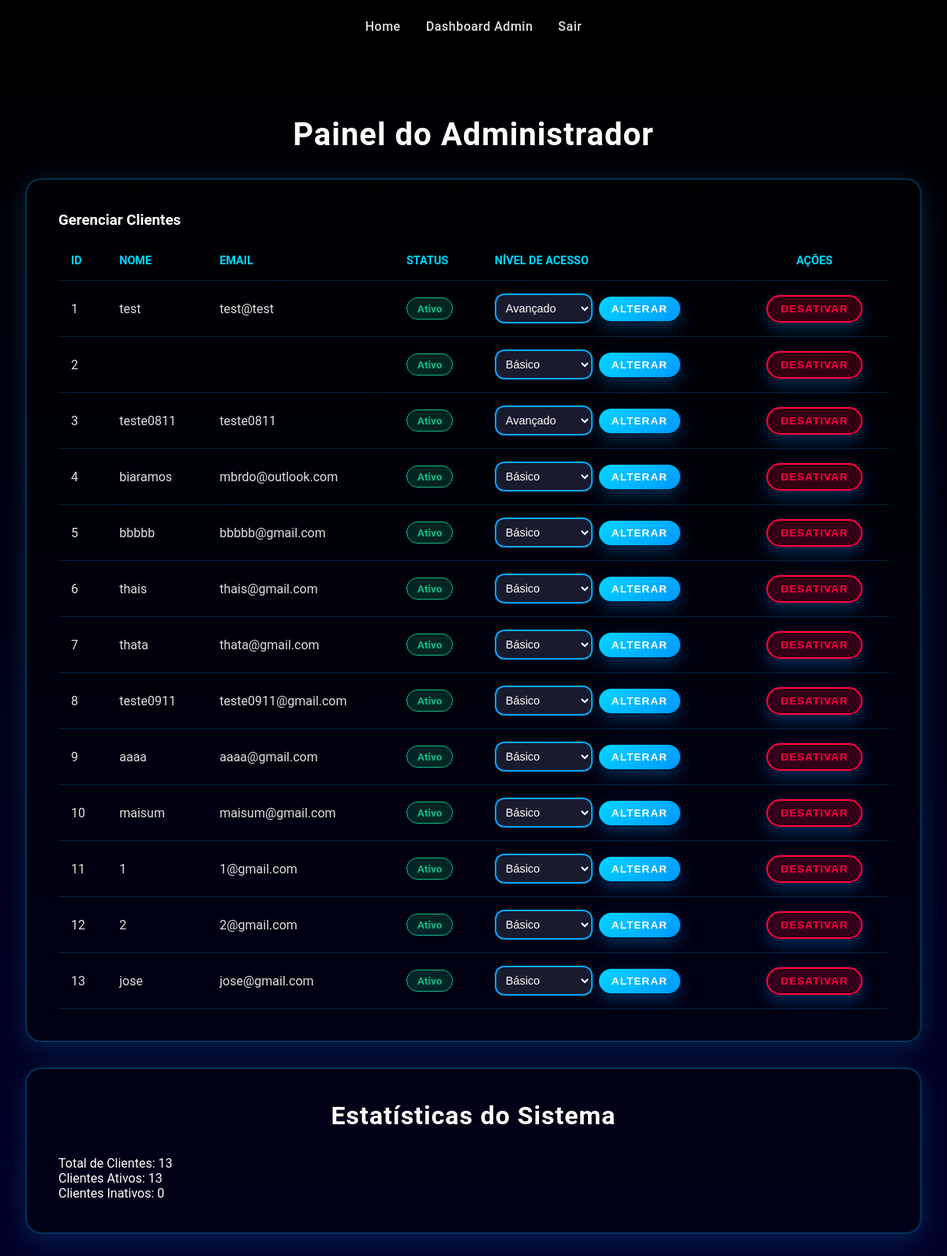
/listar_clientes (signed in), run on the app's committed database.
### app/models.py (models this page shows, shortened)
class Cliente(db.Model):
    id = db.Column(db.Integer, primary_key=True)  # Define a coluna ID como chave primária, única e autoincrementável.
    cliente_nome = db.Column(db.String(80), nullable=False)  # Define a coluna nome do cliente
    cliente_email = db.Column(db.String(320), unique=True, nullable=False)  # Armazena o e-mail, deve ser único e é obrigatório (usado para login).
    cliente_senha = db.Column(db.String(128), nullable=False)  # Armazena o hash da senha
    cliente_status = db.Column(db.String(10), nullable=False, default='ativo')
    nivel_acesso = db.Column(db.String(20), nullable=False, default='basico') #1 cliente só pode ter 1 nível
    relatorios_basicos = db.relationship('RelatorioBasico', backref='cliente', lazy=True, cascade="all, delete-orphan")  # # Define a relação "Um para Muitos" com RelatorioBasico. 'backref' permite acessar o cliente a partir do relatório, e 'cascade' garante que relatórios sejam excluídos ao deletar o cliente.
    relatorios_intermediarios = db.relationship('RelatorioIntermediario', backref='cliente', lazy=True, cascade="all, delete-orphan")       # Um cliente pode ter VÁRIOS relatórios intermediários
    relatorios_avancados = db.relationship('RelatorioAvancado', backref='cliente', lazy=True, cascade="all, delete-orphan")       # Um cliente pode ter VÁRIOS relatórios avançados

### app/routes.py (the view)
@main_bp.route('/listar_clientes') # Rota que lista todos os clientes (principal view do admin).
def listar_clientes():
    if 'admin_id' not in session or not session.get('is_admin'): # Protege a rota.
        flash('Acesso restrito a administradores.', 'danger')
        return redirect(url_for('main.admin_login'))
    clientes = Cliente.query.all() # Busca TODOS os clientes no banco de dados.
    return render_template('admin_dashboard.html', clientes=clientes) # Renderiza o dashboard do admin, passando a lista de clientes.

### app/templates/admin_dashboard.html (shortened to what this page needs)
<!DOCTYPE html>
<html lang="pt-BR">
<head>
    <link rel="stylesheet" href="{{ url_for('static', filename='css/style.css') }}">
</head>
<body>
    <div>
        <nav>
            <a href="/">Home</a>
            <a href="/admin/dashboard">Dashboard Admin</a>
            <a href="{{ url_for('main.admin_logout') }}">Sair</a>
        </nav>
    </div>
    <div class="scanner-container">
        <h1>Painel do Administrador</h1>
        <div class="scanner-form-card">
            <h3>Gerenciar Clientes</h3>
            {% if clientes %}
            <div class="admin-table-container">
                <table class="admin-table">
                    <thead>
                        <tr>
                            <th>ID</th>
                            <th>Nome</th>
                            <th>Email</th>
                            <th>Status</th>
                            <th>Nível de Acesso</th>
                            <th style="text-align: center;">Ações</th>
                        </tr>
                    </thead>
                    <tbody>
                        {% for cliente in clientes %}
                        <tr>
                            <td>{{ cliente.id }}</td>
                            <td>{{ cliente.cliente_nome }}</td>
                            <td>{{ cliente.cliente_email }}</td>
                            <td>
                                <span style="display: inline-block; padding: 0.3rem 0.8rem; border-radius: 20px; font-size: 0.85rem; font-weight: 600;
                                    {% if cliente.cliente_status == 'ativo' %}
                                        background: rgba(16, 185, 129, 0.2); color: #10b981; border: 1px solid #10b981;
                                    {% else %}
                                        background: rgba(255, 0, 64, 0.2); color: #ff0040; border: 1px solid #ff0040;
                                    {% endif %}">
                                    {{ cliente.cliente_status|capitalize }}
                                </span>
                            </td>
                            <td>
                                <form action="{{ url_for('main.alterar_nivel_acesso', cliente_id=cliente.id) }}" method="POST" style="display: flex; gap: 0.5rem; align-items: center;">
                                    <select name="novo_nivel" required class="form-control" style="padding: 0.5rem; font-size: 0.9rem; width: auto;">
                                        <option value="basico" {% if cliente.nivel_acesso == 'basico' %}selected{% endif %}>Básico</option>
                                        <option value="avancado" {% if cliente.nivel_acesso == 'avancado' %}selected{% endif %}>Avançado</option>
                                    </select>
                                    <button type="submit" class="btn-submit" style="width: auto; padding: 0.5rem 1rem; font-size: 0.85rem; margin-top: 0;">
                                        Alterar
                                    </button>
                                </form>
                            </td>
                            <td style="text-align: center;">
                                <form action="{{ url_for('main.alternar_status', cliente_id=cliente.id) }}" method="POST" style="display: inline;">
                                    <button type="submit" class="btn-submit" style="width: auto; padding: 0.5rem 1rem; font-size: 0.85rem; margin-top: 0;
                                        {% if cliente.cliente_status == 'ativo' %}
                                            background: rgba(255, 0, 64, 0.2); border: 2px solid #ff0040; color: #ff0040;
                                        {% else %}
                                            background: rgba(16, 185, 129, 0.2); border: 2px solid #10b981; color: #10b981;
                                        {% endif %}">
                                        {% if cliente.cliente_status == 'ativo' %}
                                            Desativar
                                        {% else %}
                                            Ativar
                                        {% endif %}
                                    </button>
                                </form>
                            </td>
                        </tr>
                        {% endfor %}
                    </tbody>
                </table>
            </div>
            {% else %}
                <div style="text-align: center; padding: 3rem; color: #b0b0b0;">
                    <p style="font-size: 1.1rem;">Nenhum cliente cadastrado no sistema.</p>
                </div>
            {% endif %}
        </div>
        <div class="relatorio-info-card">
            <h2>Estatísticas do Sistema</h2>
            <div class="info-grid">
                <div class="info-item">
                    <span class="info-label">Total de Clientes:</span>
                    <span class="info-value">{{ clientes|length }}</span>
                </div>
                <div class="info-item">
                    <span class="info-label">Clientes Ativos:</span>
                    <span class="info-value">{{ clientes|selectattr('cliente_status', 'equalto', 'ativo')|list|length }}</span>
                </div>
                <div class="info-item">
                    <span class="info-label">Clientes Inativos:</span>
                    <span class="info-value">{{ clientes|selectattr('cliente_status', 'equalto', 'inativo')|list|length }}</span>
                </div>
            </div>
        </div>
    </div>
</body>
</html>

### app/static/css/style.css (style rules this page uses)
* { margin: 0; padding: 0; box-sizing: border-box; }
html { height: 100%; }
body { font-family: 'Montserrat', 'Poppins', 'Roboto', sans-serif; background: linear-gradient(to bottom, #000000 0%, #03002b 100%); min-height: 100%; color: #ffffff; background-attachment: fixed; }
h1, h2 { text-align: center; color: #ffffff; font-weight: 700; letter-spacing: 1px; }
h1 { font-size: 2.5rem; margin: 2rem 0; }
h2 { font-size: 2rem; margin-bottom: 2rem; }
nav { padding: 1.5rem 2rem; display: flex; gap: 2rem; align-items: center; justify-content: center; }
nav a { color: #e0e0e0; text-decoration: none; font-size: 1rem; font-weight: 500; transition: color 0.3s ease; letter-spacing: 0.5px; }
.btn-submit, .btn-selecionar, .btn-basico, .chama_pagamento button, .acoes-pagamento button { width: 100%; background: linear-gradient(135deg, #00d4ff 0%, #0099ff 100%); border: none; border-radius: 50px; padding: 1.2rem; cursor: pointer; transition: all 0.3s ease; box-shadow: 0 8px 20px rgba(0, 153, 255, 0.3); color: #ffffff; font-size: 1.1rem; font-weight: 600; letter-spacing: 1px; text-transform: uppercase; margin-top: 1rem; text-decoration: none; display: inline-block; text-align: center; }
.form-control { width: 100%; padding: 1.2rem; background: #1a1a2e; border: 2px solid #00aaff; border-radius: 12px; color: #ffffff; font-size: 1rem; transition: all 0.3s ease; outline: none; }
.form-control::placeholder { color: #888; }
.scanner-container { max-width: 1200px; margin: 0 auto; padding: 3rem 2rem; }
.relatorio-info-card, .scanner-form-card, .relatorios-recentes-card { background: rgba(0, 0, 0, 0.4); border-radius: 20px; padding: 2.5rem; border: 2px solid rgba(0, 170, 255, 0.3); margin-bottom: 2rem; box-shadow: 0 8px 32px rgba(0, 170, 255, 0.2); }
.admin-table-container { overflow-x: auto; }
.admin-table { width: 100%; border-collapse: collapse; margin-top: 1rem; }
.admin-table th, .admin-table td { padding: 1rem; text-align: left; border-bottom: 1px solid rgba(0, 170, 255, 0.2); }
.admin-table th { color: #00d4ff; font-size: 0.9rem; text-transform: uppercase; }
.admin-table td { color: #e0e0e0; font-size: 1rem; }
.admin-table .btn-submit { width: auto; padding: 0.5rem 1rem; font-size: 0.9rem; margin-top: 0; }

### data on the page
Cliente: id "1", cliente_nome "test", cliente_email "test@test", cliente_status "Ativo", novo_nivel "Avançado", shows "DESATIVAR"
Cliente: id "2", cliente_status "Ativo", novo_nivel "Básico", shows "DESATIVAR"
Cliente: id "3", cliente_nome "teste0811", cliente_email "teste0811", cliente_status "Ativo", novo_nivel "Avançado", shows "DESATIVAR"
Cliente: id "4", cliente_nome "biaramos", cliente_email "mbrdo@outlook.com", cliente_status "Ativo", novo_nivel "Básico", shows "DESATIVAR"
Cliente: id "5", cliente_nome "bbbbb", cliente_email "bbbbb@gmail.com", cliente_status "Ativo", novo_nivel "Básico", shows "DESATIVAR"
Cliente: id "6", cliente_nome "thais", cliente_email "thais@gmail.com", cliente_status "Ativo", novo_nivel "Básico", shows "DESATIVAR"
Cliente: id "7", cliente_nome "thata", cliente_email "thata@gmail.com", cliente_status "Ativo", novo_nivel "Básico", shows "DESATIVAR"
Cliente: id "8", cliente_nome "teste0911", cliente_email "teste0911@gmail.com", cliente_status "Ativo", novo_nivel "Básico", shows "DESATIVAR"
Cliente: id "9", cliente_nome "aaaa", cliente_email "aaaa@gmail.com", cliente_status "Ativo", novo_nivel "Básico", shows "DESATIVAR"
Cliente: id "10", cliente_nome "maisum", cliente_email "maisum@gmail.com", cliente_status "Ativo", novo_nivel "Básico", shows "DESATIVAR"
Cliente: id "11", cliente_nome "1", cliente_email "1@gmail.com", cliente_status "Ativo", novo_nivel "Básico", shows "DESATIVAR"
Cliente: id "12", cliente_nome "2", cliente_email "2@gmail.com", cliente_status "Ativo", novo_nivel "Básico", shows "DESATIVAR"
Cliente: id "13", cliente_nome "jose", cliente_email "jose@gmail.com", cliente_status "Ativo", novo_nivel "Básico", shows "DESATIVAR"

### other printed values
{{ clientes|length }} "13"
{{ clientes|selectattr('cliente_status', 'equalto', 'ativo')|list|length }} "13"
